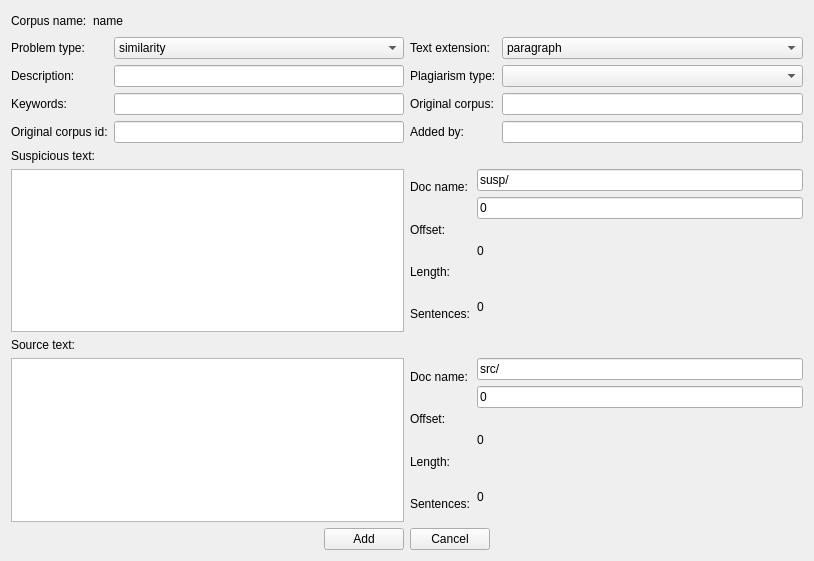
<?xml version="1.0" encoding="UTF-8"?>
<ui version="4.0">
 <class>Add_Case</class>
 <widget class="QWidget" name="Add_Case">
  <property name="windowModality">
   <enum>Qt::WindowModal</enum>
  </property>
  <property name="geometry">
   <rect>
    <x>0</x>
    <y>0</y>
    <width>814</width>
    <height>561</height>
   </rect>
  </property>
  <property name="windowTitle">
   <string>Add Case</string>
  </property>
  <layout class="QGridLayout" name="gridLayout">
   <item row="0" column="0">
    <layout class="QHBoxLayout" name="horizontalLayout_9">
     <item>
      <widget class="QLabel" name="label_19">
       <property name="text">
        <string>Corpus name:</string>
       </property>
      </widget>
     </item>
     <item>
      <widget class="QLabel" name="lb_corpus_name">
       <property name="text">
        <string>name</string>
       </property>
      </widget>
     </item>
     <item>
      <spacer name="horizontalSpacer_3">
       <property name="orientation">
        <enum>Qt::Horizontal</enum>
       </property>
       <property name="sizeHint" stdset="0">
        <size>
         <width>40</width>
         <height>20</height>
        </size>
       </property>
      </spacer>
     </item>
    </layout>
   </item>
   <item row="1" column="0">
    <layout class="QVBoxLayout" name="verticalLayout_11">
     <item>
      <layout class="QHBoxLayout" name="horizontalLayout_3">
       <item>
        <layout class="QHBoxLayout" name="horizontalLayout">
         <item>
          <layout class="QVBoxLayout" name="verticalLayout">
           <item>
            <widget class="QLabel" name="label">
             <property name="text">
              <string>Problem type:</string>
             </property>
            </widget>
           </item>
           <item>
            <widget class="QLabel" name="label_3">
             <property name="text">
              <string>Description:</string>
             </property>
            </widget>
           </item>
           <item>
            <widget class="QLabel" name="label_5">
             <property name="text">
              <string>Keywords:</string>
             </property>
            </widget>
           </item>
           <item>
            <widget class="QLabel" name="label_7">
             <property name="text">
              <string>Original corpus id:</string>
             </property>
            </widget>
           </item>
          </layout>
         </item>
         <item>
          <layout class="QVBoxLayout" name="verticalLayout_2">
           <item>
            <widget class="QComboBox" name="cb_problem_type">
             <item>
              <property name="text">
               <string>similarity</string>
              </property>
             </item>
             <item>
              <property name="text">
               <string>translation</string>
              </property>
             </item>
            </widget>
           </item>
           <item>
            <widget class="QLineEdit" name="le_description"/>
           </item>
           <item>
            <widget class="QLineEdit" name="le_summary"/>
           </item>
           <item>
            <widget class="QLineEdit" name="le_original_corpus_id"/>
           </item>
          </layout>
         </item>
        </layout>
       </item>
       <item>
        <layout class="QHBoxLayout" name="horizontalLayout_2">
         <item>
          <layout class="QVBoxLayout" name="verticalLayout_3">
           <item>
            <widget class="QLabel" name="label_2">
             <property name="text">
              <string>Text extension:</string>
             </property>
            </widget>
           </item>
           <item>
            <widget class="QLabel" name="label_4">
             <property name="text">
              <string>Plagiarism type:</string>
             </property>
            </widget>
           </item>
           <item>
            <widget class="QLabel" name="label_6">
             <property name="text">
              <string>Original corpus:</string>
             </property>
            </widget>
           </item>
           <item>
            <widget class="QLabel" name="label_8">
             <property name="text">
              <string>Added by:</string>
             </property>
            </widget>
           </item>
          </layout>
         </item>
         <item>
          <layout class="QVBoxLayout" name="verticalLayout_4">
           <item>
            <widget class="QComboBox" name="cb_text_extension">
             <item>
              <property name="text">
               <string>paragraph</string>
              </property>
             </item>
            </widget>
           </item>
           <item>
            <widget class="QComboBox" name="cb_plag_type"/>
           </item>
           <item>
            <widget class="QLineEdit" name="le_original_corpus"/>
           </item>
           <item>
            <widget class="QLineEdit" name="le_generator_name"/>
           </item>
          </layout>
         </item>
        </layout>
       </item>
      </layout>
     </item>
     <item>
      <layout class="QVBoxLayout" name="verticalLayout_5">
       <item>
        <widget class="QLabel" name="label_13">
         <property name="text">
          <string>Suspicious text:</string>
         </property>
        </widget>
       </item>
       <item>
        <layout class="QHBoxLayout" name="horizontalLayout_5">
         <item>
          <widget class="QTextEdit" name="te_susp_text"/>
         </item>
         <item>
          <layout class="QHBoxLayout" name="horizontalLayout_4">
           <item>
            <layout class="QVBoxLayout" name="verticalLayout_6">
             <item>
              <widget class="QLabel" name="label_9">
               <property name="text">
                <string>Doc name:</string>
               </property>
              </widget>
             </item>
             <item>
              <widget class="QLabel" name="label_10">
               <property name="text">
                <string>Offset:</string>
               </property>
              </widget>
             </item>
             <item>
              <widget class="QLabel" name="label_11">
               <property name="text">
                <string>Length:</string>
               </property>
              </widget>
             </item>
             <item>
              <widget class="QLabel" name="label_12">
               <property name="text">
                <string>Sentences:</string>
               </property>
              </widget>
             </item>
            </layout>
           </item>
           <item>
            <layout class="QVBoxLayout" name="verticalLayout_7">
             <item>
              <widget class="QLineEdit" name="le_susp_doc_name">
               <property name="text">
                <string>susp/</string>
               </property>
              </widget>
             </item>
             <item>
              <widget class="QLineEdit" name="le_susp_offset">
               <property name="text">
                <string>0</string>
               </property>
              </widget>
             </item>
             <item>
              <widget class="QLabel" name="lb_susp_length">
               <property name="text">
                <string>0</string>
               </property>
              </widget>
             </item>
             <item>
              <widget class="QLabel" name="lb_susp_sentences_count">
               <property name="text">
                <string>0</string>
               </property>
              </widget>
             </item>
            </layout>
           </item>
          </layout>
         </item>
        </layout>
       </item>
      </layout>
     </item>
     <item>
      <layout class="QVBoxLayout" name="verticalLayout_8">
       <item>
        <widget class="QLabel" name="label_18">
         <property name="text">
          <string>Source text:</string>
         </property>
        </widget>
       </item>
       <item>
        <layout class="QHBoxLayout" name="horizontalLayout_7">
         <item>
          <widget class="QTextEdit" name="te_src_text"/>
         </item>
         <item>
          <layout class="QHBoxLayout" name="horizontalLayout_6">
           <item>
            <layout class="QVBoxLayout" name="verticalLayout_9">
             <item>
              <widget class="QLabel" name="label_17">
               <property name="text">
                <string>Doc name:</string>
               </property>
              </widget>
             </item>
             <item>
              <widget class="QLabel" name="label_15">
               <property name="text">
                <string>Offset:</string>
               </property>
              </widget>
             </item>
             <item>
              <widget class="QLabel" name="label_14">
               <property name="text">
                <string>Length:</string>
               </property>
              </widget>
             </item>
             <item>
              <widget class="QLabel" name="label_16">
               <property name="text">
                <string>Sentences:</string>
               </property>
              </widget>
             </item>
            </layout>
           </item>
           <item>
            <layout class="QVBoxLayout" name="verticalLayout_10">
             <item>
              <widget class="QLineEdit" name="le_src_doc_name">
               <property name="text">
                <string>src/</string>
               </property>
              </widget>
             </item>
             <item>
              <widget class="QLineEdit" name="le_src_offset">
               <property name="text">
                <string>0</string>
               </property>
              </widget>
             </item>
             <item>
              <widget class="QLabel" name="lb_src_length">
               <property name="text">
                <string>0</string>
               </property>
              </widget>
             </item>
             <item>
              <widget class="QLabel" name="lb_src_sentences_count">
               <property name="text">
                <string>0</string>
               </property>
              </widget>
             </item>
            </layout>
           </item>
          </layout>
         </item>
        </layout>
       </item>
      </layout>
     </item>
     <item>
      <layout class="QHBoxLayout" name="horizontalLayout_8">
       <item>
        <spacer name="horizontalSpacer">
         <property name="orientation">
          <enum>Qt::Horizontal</enum>
         </property>
         <property name="sizeHint" stdset="0">
          <size>
           <width>40</width>
           <height>20</height>
          </size>
         </property>
        </spacer>
       </item>
       <item>
        <widget class="QPushButton" name="btn_add_case">
         <property name="text">
          <string>Add</string>
         </property>
        </widget>
       </item>
       <item>
        <widget class="QPushButton" name="pushButton_2">
         <property name="text">
          <string>Cancel</string>
         </property>
        </widget>
       </item>
       <item>
        <spacer name="horizontalSpacer_2">
         <property name="orientation">
          <enum>Qt::Horizontal</enum>
         </property>
         <property name="sizeHint" stdset="0">
          <size>
           <width>40</width>
           <height>20</height>
          </size>
         </property>
        </spacer>
       </item>
      </layout>
     </item>
    </layout>
   </item>
  </layout>
 </widget>
 <tabstops>
  <tabstop>cb_problem_type</tabstop>
  <tabstop>cb_text_extension</tabstop>
  <tabstop>le_description</tabstop>
  <tabstop>cb_plag_type</tabstop>
  <tabstop>le_summary</tabstop>
  <tabstop>le_original_corpus</tabstop>
  <tabstop>le_original_corpus_id</tabstop>
  <tabstop>le_generator_name</tabstop>
  <tabstop>te_susp_text</tabstop>
  <tabstop>le_susp_doc_name</tabstop>
  <tabstop>le_susp_offset</tabstop>
  <tabstop>te_src_text</tabstop>
  <tabstop>le_src_doc_name</tabstop>
  <tabstop>le_src_offset</tabstop>
  <tabstop>btn_add_case</tabstop>
  <tabstop>pushButton_2</tabstop>
 </tabstops>
 <resources/>
 <connections>
  <connection>
   <sender>pushButton_2</sender>
   <signal>clicked()</signal>
   <receiver>Add_Case</receiver>
   <slot>close()</slot>
   <hints>
    <hint type="sourcelabel">
     <x>433</x>
     <y>539</y>
    </hint>
    <hint type="destinationlabel">
     <x>494</x>
     <y>558</y>
    </hint>
   </hints>
  </connection>
 </connections>
</ui>
